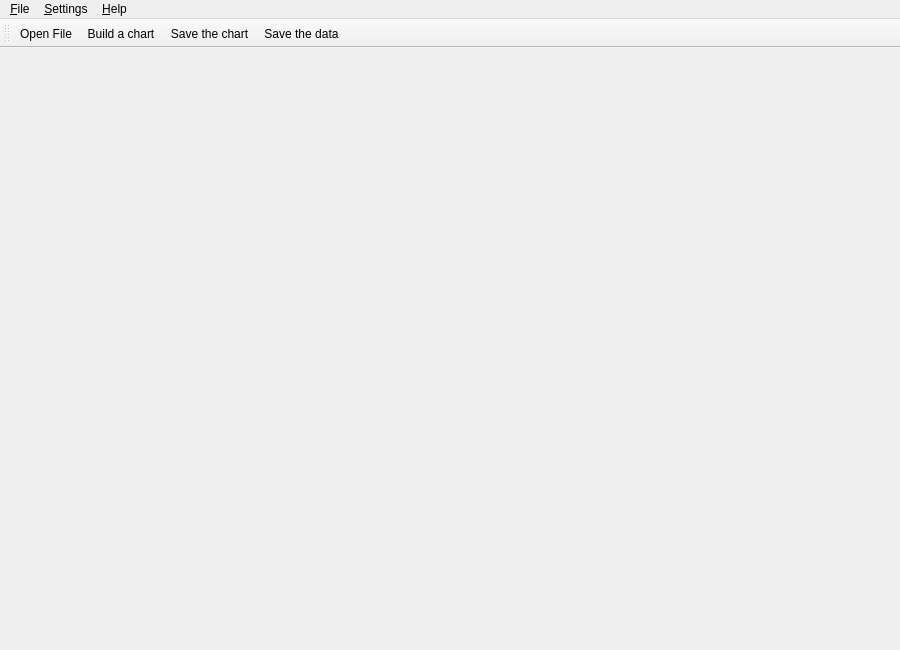
<?xml version="1.0" encoding="UTF-8"?>
<ui version="4.0">
 <class>MainWindow</class>
 <widget class="QMainWindow" name="MainWindow">
  <property name="geometry">
   <rect>
    <x>0</x>
    <y>0</y>
    <width>900</width>
    <height>650</height>
   </rect>
  </property>
  <property name="windowTitle">
   <string>Stress-Strain Diagram Builder</string>
  </property>
  <widget class="QMdiArea" name="centralwidget">
   <property name="verticalScrollBarPolicy">
    <enum>Qt::ScrollBarAlwaysOff</enum>
   </property>
   <property name="horizontalScrollBarPolicy">
    <enum>Qt::ScrollBarAlwaysOff</enum>
   </property>
  </widget>
  <widget class="QMenuBar" name="menubar">
   <property name="geometry">
    <rect>
     <x>0</x>
     <y>0</y>
     <width>900</width>
     <height>32</height>
    </rect>
   </property>
   <widget class="QMenu" name="menu_File">
    <property name="title">
     <string>&amp;File</string>
    </property>
    <addaction name="actionOpen_File"/>
    <addaction name="separator"/>
    <addaction name="actionExit"/>
   </widget>
   <widget class="QMenu" name="menu_Settings">
    <property name="title">
     <string>&amp;Settings</string>
    </property>
    <widget class="QMenu" name="menuLanguage">
     <property name="title">
      <string>Language</string>
     </property>
     <addaction name="actionEnglish"/>
     <addaction name="actionRussian"/>
    </widget>
    <addaction name="menuLanguage"/>
   </widget>
   <widget class="QMenu" name="menu_Help">
    <property name="title">
     <string>&amp;Help</string>
    </property>
    <addaction name="actionAbout_program"/>
   </widget>
   <addaction name="menu_File"/>
   <addaction name="menu_Settings"/>
   <addaction name="menu_Help"/>
  </widget>
  <widget class="QToolBar" name="toolBar">
   <property name="contextMenuPolicy">
    <enum>Qt::CustomContextMenu</enum>
   </property>
   <property name="windowTitle">
    <string>toolBar</string>
   </property>
   <property name="allowedAreas">
    <set>Qt::AllToolBarAreas</set>
   </property>
   <attribute name="toolBarArea">
    <enum>TopToolBarArea</enum>
   </attribute>
   <attribute name="toolBarBreak">
    <bool>false</bool>
   </attribute>
   <addaction name="actionOpen_File"/>
   <addaction name="actionBuild_a_chart"/>
   <addaction name="actionSave_chart"/>
   <addaction name="actionSave_data"/>
  </widget>
  <action name="actionExit">
   <property name="icon">
    <iconset resource="ssdb.qrc">
     <normaloff>:/img/exit.png</normaloff>:/img/exit.png</iconset>
   </property>
   <property name="text">
    <string>Exit</string>
   </property>
   <property name="shortcut">
    <string>Ctrl+Q</string>
   </property>
  </action>
  <action name="actionAbout_program">
   <property name="icon">
    <iconset>
     <normaloff>:/img/about_program</normaloff>:/img/about_program</iconset>
   </property>
   <property name="text">
    <string>About</string>
   </property>
   <property name="toolTip">
    <string>About Stress-Strain Diagram Builder</string>
   </property>
  </action>
  <action name="actionEnglish">
   <property name="checkable">
    <bool>true</bool>
   </property>
   <property name="icon">
    <iconset resource="ssdb.qrc">
     <normaloff>:/img/United-Kingdom.png</normaloff>:/img/United-Kingdom.png</iconset>
   </property>
   <property name="text">
    <string>English</string>
   </property>
  </action>
  <action name="actionRussian">
   <property name="checkable">
    <bool>true</bool>
   </property>
   <property name="icon">
    <iconset resource="ssdb.qrc">
     <normaloff>:/img/Russia.png</normaloff>:/img/Russia.png</iconset>
   </property>
   <property name="text">
    <string>Russian</string>
   </property>
  </action>
  <action name="actionOpen_File">
   <property name="icon">
    <iconset resource="ssdb.qrc">
     <normaloff>:/img/open_file.png</normaloff>:/img/open_file.png</iconset>
   </property>
   <property name="text">
    <string>Open File</string>
   </property>
   <property name="shortcut">
    <string>Ctrl+O</string>
   </property>
  </action>
  <action name="actionSave_data">
   <property name="icon">
    <iconset resource="ssdb.qrc">
     <normaloff>:/img/save_file.png</normaloff>:/img/save_file.png</iconset>
   </property>
   <property name="text">
    <string>Save the data</string>
   </property>
  </action>
  <action name="actionBuild_a_chart">
   <property name="icon">
    <iconset resource="ssdb.qrc">
     <normaloff>:/img/icon.png</normaloff>:/img/icon.png</iconset>
   </property>
   <property name="text">
    <string>Build a chart</string>
   </property>
   <property name="shortcut">
    <string>Ctrl+P</string>
   </property>
  </action>
  <action name="actionSave_chart">
   <property name="icon">
    <iconset resource="ssdb.qrc">
     <normaloff>:/img/save_plot.png</normaloff>:/img/save_plot.png</iconset>
   </property>
   <property name="text">
    <string>Save the chart</string>
   </property>
  </action>
 </widget>
 <resources>
  <include location="ssdb.qrc"/>
 </resources>
 <connections/>
</ui>
